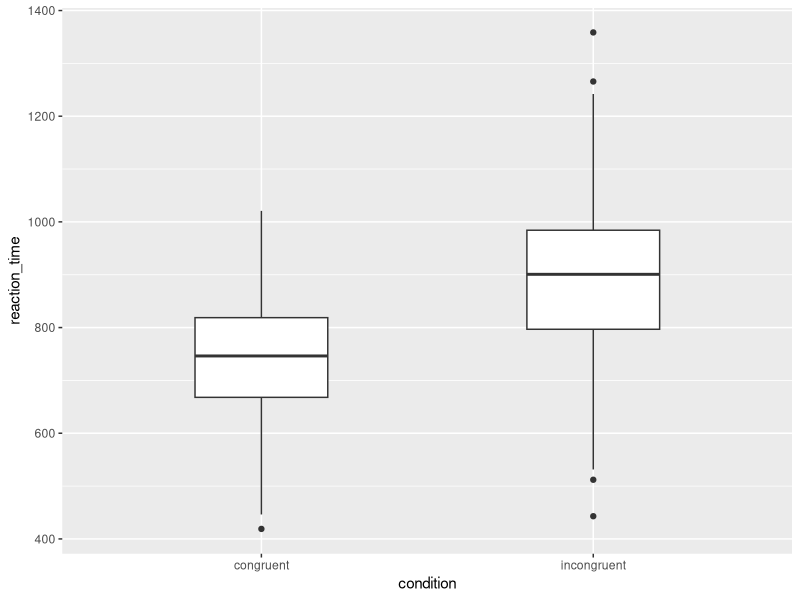
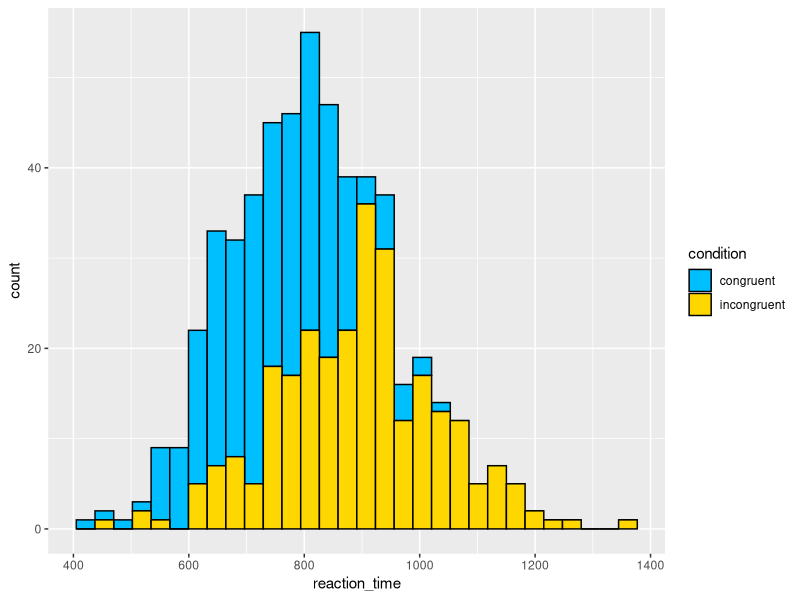
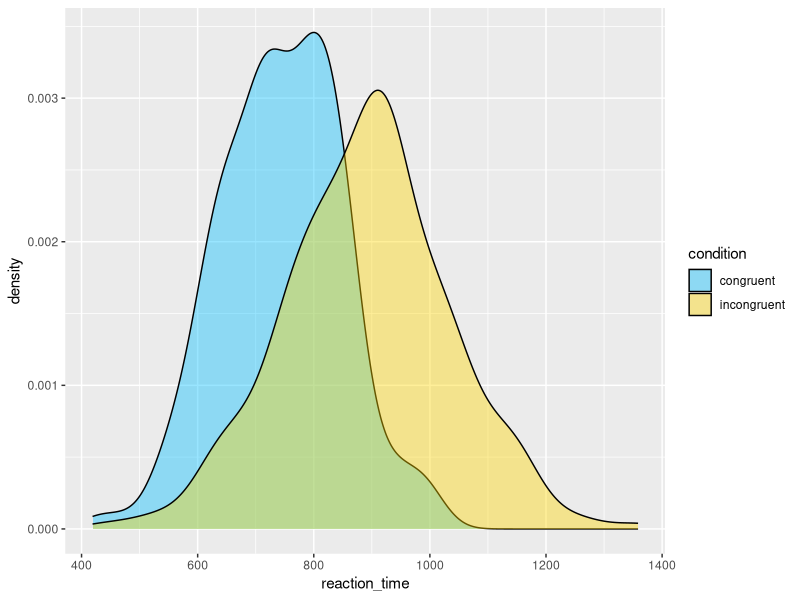

These charts were generated, in order, by the following R code:
## ---- chunk 1
# Load required libraries
library(tidyverse)

# Define constants
N_PARTICIPANTS <- 270
N_MEN <- 100
N_WOMEN <- 120
N_NONBINARY <- 50
AGE_MIN <- 18
AGE_MAX <- 30

# Create dataframe for participants
set.seed(123)
ppt_info <- data.frame(
  participant_id = 1:N_PARTICIPANTS,
  gender = c(rep("Man", N_MEN), rep("Woman", N_WOMEN), rep("Non-Binary", N_NONBINARY)),
  age = sample(AGE_MIN:AGE_MAX, N_PARTICIPANTS, replace = TRUE)
)

# Create dataframe for experiment results
dat <- data.frame(
  participant_id = 1:N_PARTICIPANTS,
  congruent = rnorm(N_PARTICIPANTS, mean = 750, sd = 100),
  incongruent = rnorm(N_PARTICIPANTS, mean = 900, sd = 150)
) %>%
  pivot_longer(cols = congruent:incongruent, 
               names_to = "condition", 
               values_to = "reaction_time")
## ---- chunk 2
ppt_info %>%
  count()
## ---- chunk 3
ppt_info %>%
  count(gender)
## ---- chunk 4
ppt_info %>%
  summarise(mean_age = mean(age))
## ---- chunk 5
ppt_info %>%
  summarise(mean_age = mean(age),
            sd_age = sd(age))
## ---- chunk 6
ppt_info %>%
  group_by(gender) %>%
  summarise(mean_age = mean(age),
            sd_age = sd(age),
            median_age = median(age),
            group_size = n())
## ---- chunk 7
age_stats <- ppt_info %>%
  group_by(gender) %>%
  summarise(mean_age = mean(age),
            sd_age = sd(age),
            median_age = median(age),
            group_size = n())
## ---- chunk 8
condition_stats <- dat %>%
  group_by(condition) %>%
  summarise(mean_rt = mean(reaction_time),
            sd_rt = sd(reaction_time))
## ---- chunk 9
ggplot(dat, aes(x = condition, y = reaction_time)) +
  geom_boxplot(width = .4)
## ---- chunk 10
ggplot(dat, aes(x = reaction_time, fill = condition)) +
  geom_histogram(colour = "black") +
  scale_fill_manual(values = c("deepskyblue", "gold"))
## ---- chunk 11
ggplot(dat, aes(x = reaction_time, fill = condition)) +
  geom_density(alpha = .4) +
  scale_fill_manual(values = c("deepskyblue", "gold"))
